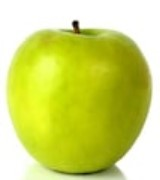
#> input picture resources/apple_green.jpeg, 160 x 180 px
$ python -i imageLoadClean.py   (imports and definitions only)
#> lines starting #> are read from the running program, lines starting #| are printed output that depends on the picture; after the words box and inside, x2 and y2 are one past the last pixel; in counts of white or black regions, pixels touching at a corner belong together
import cv2
from skimage import io as ski_io
import numpy as np

def rgba2rgb(rgba_img_numpy):
    print("RGBA_imag_numpy shape: ",rgba_img_numpy.shape)
    a=rgba_img_numpy[:,:,0:3]
    b=rgba_img_numpy[:,:,3]
    c=a + b[:,:,None]
    return c

def load2whiteblack(img_path):
#> called with img_path = 'resources/apple_green.jpeg'
    img=None
    if img_path.strip().startswith('http'):
        # ref: https://stackoverflow.com/questions/21061814/how-can-i-read-an-image-from-an-internet-url-in-python-cv2-scikit-image-and-mah
        img = ski_io.imread(img_path)
    else:
        img = cv2.imread(cv2.samples.findFile(img_path), cv2.IMREAD_UNCHANGED) # IMREAD_UNCHANGED for PNG file to count transparency layer
#> img is the input picture: shape (180, 160, 3); mean B, G, R 109.6, 216.7, 207.7
    if img_path.strip().endswith(".png"):
        img = rgba2rgb(img)
    img_gray = cv2.cvtColor(img, cv2.COLOR_BGR2GRAY)
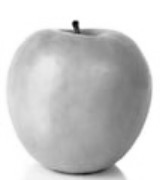
#> img_gray: shape (180, 160); min 5, max 255, mean 201.8
    ret, img_white_black = cv2.threshold(img_gray, 240, 255, cv2.IMREAD_GRAYSCALE)
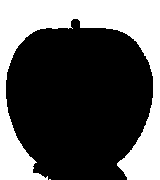
#> img_white_black: shape (180, 160); 35.3% white; 2 white regions (1 under 20 px), largest, box (x1, y1, x2, y2) and area: (0, 0, 160, 180) 10173

    # 进行开运算操作
    # clean noise: https://zhuanlan.zhihu.com/p/36433309
    kernel = np.ones((3,3),np.uint8)
    opening = cv2.morphologyEx(img_white_black,cv2.MORPH_CLOSE,kernel)
#> opening: shape (180, 160); 35.3% white; 1 white region, box (x1, y1, x2, y2) and area: (0, 0, 160, 180) 10178
    return opening

>>> result = load2whiteblack('resources/apple_green.jpeg')
